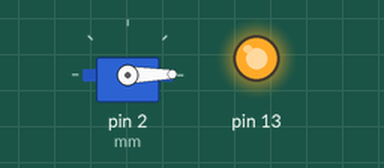
Bench run of a sketch on a simulated Arduino Uno, built with avr-gcc and run on an emulated ATmega328P. Shown: servo, output pins drawn as LEDs (lit = HIGH).

Above: at 0.05 s.
At 3.95 s:
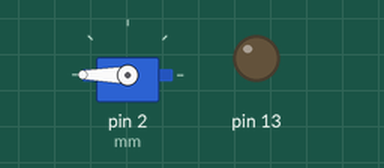
Timing chart, 0 to 5.2 s (numbered marks = the images above):
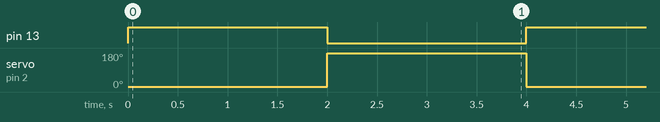

The sketch:

servo_motor.ino
```cpp
#include<Servo.h>
Servo mm;
void setup() {
mm.attach(2);
pinMode(13,OUTPUT);
}
void loop() {
mm.write(1);
digitalWrite(13,HIGH);
delay(2000);
mm.write(180);
digitalWrite(13,LOW);
delay(2000);
}
```

Measured:
- by itself, pin 13: alternates HIGH for 2.0 s and LOW for 2.0 s
- by itself, servo on pin 2 (mm): alternates 180° for 2.0 s and 1° for 2.0 s
